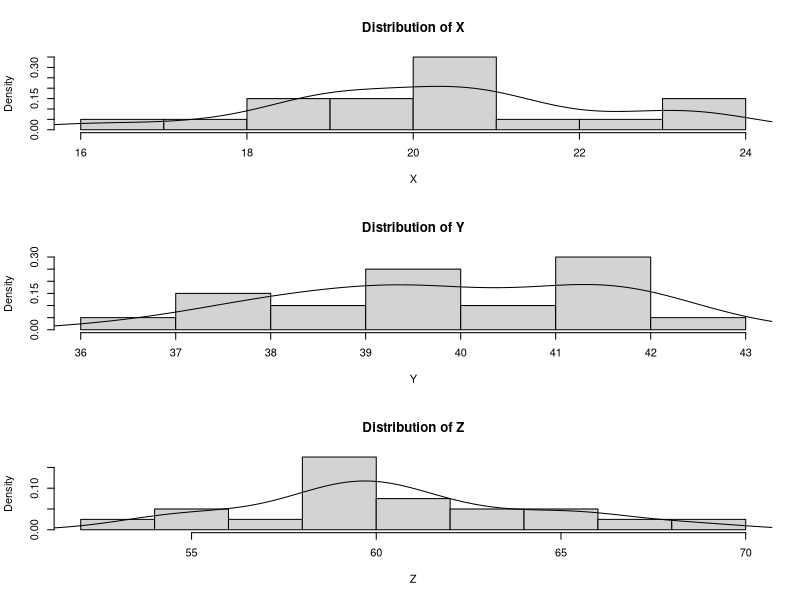

This figure's R source:
# Set seed for reproducibility
set.seed(123)

# Generate the data
data <- data.frame(
    X = rnorm(20, mean=20, sd=2),
    Y = rnorm(20, mean=40, sd=2),
    Z = rnorm(20, mean=60, sd=4)
)

# (a) Find the regression line of Z on X and Y
model1 <- lm(Z ~ X + Y, data=data)
print(summary(model1))

# (b) Find the regression lines of Z on X and Z on Y
model2 <- lm(Z ~ X, data=data)
model3 <- lm(Z ~ Y, data=data)
print(summary(model2))
print(summary(model3))

# (c) Find the multiple regression of Z on X and Y
# This is the same as (a)
print(summary(model1))

# (d) Find the correlation between X, Y, and Z
correlation <- cor(data)
# Ignore the diagonal elements by setting them to 0
diag(correlation) <- 0
# Find the indices of the maximum correlation
indices <- which(abs(correlation) == max(abs(correlation)), arr.ind = TRUE)
# Get the names of the most correlated columns
most_correlated <- rownames(indices)
print(paste("The most correlated columns are: ", paste(most_correlated, collapse = " and ")))

# (e) Plot the distribution function of the three normal distributions
par(mfrow=c(3,1))  # set up the graphics
hist(data$X, freq=FALSE, main="Distribution of X", xlab="X")
lines(density(data$X))
hist(data$Y, freq=FALSE, main="Distribution of Y", xlab="Y")
lines(density(data$Y))
hist(data$Z, freq=FALSE, main="Distribution of Z", xlab="Z")
lines(density(data$Z))

# (f) Find the median of the three distributions
medians <- sapply(data, median)
print(medians)